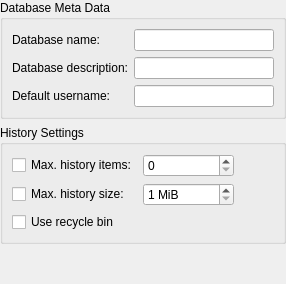
<?xml version="1.0" encoding="UTF-8"?>
<ui version="4.0">
 <class>DatabaseSettingsWidgetGeneral</class>
 <widget class="QWidget" name="DatabaseSettingsWidgetGeneral">
  <layout class="QVBoxLayout" name="verticalLayout">
   <property name="leftMargin">
    <number>0</number>
   </property>
   <property name="topMargin">
    <number>0</number>
   </property>
   <property name="rightMargin">
    <number>0</number>
   </property>
   <property name="bottomMargin">
    <number>0</number>
   </property>
   <item>
    <widget class="QGroupBox" name="groupBox">
     <property name="title">
      <string>Database Meta Data</string>
     </property>
     <layout class="QFormLayout" name="formLayout">
      <item row="0" column="0">
       <widget class="QLabel" name="dbNameLabel">
        <property name="text">
         <string>Database name:</string>
        </property>
        <property name="alignment">
         <set>Qt::AlignRight|Qt::AlignTrailing|Qt::AlignVCenter</set>
        </property>
       </widget>
      </item>
      <item row="0" column="1">
       <widget class="QLineEdit" name="dbNameEdit"/>
      </item>
      <item row="1" column="0">
       <widget class="QLabel" name="dbDescriptionLabel">
        <property name="text">
         <string>Database description:</string>
        </property>
        <property name="alignment">
         <set>Qt::AlignRight|Qt::AlignTrailing|Qt::AlignVCenter</set>
        </property>
       </widget>
      </item>
      <item row="1" column="1">
       <widget class="QLineEdit" name="dbDescriptionEdit"/>
      </item>
      <item row="2" column="0">
       <widget class="QLabel" name="defaultUsernameLabel">
        <property name="text">
         <string>Default username:</string>
        </property>
        <property name="alignment">
         <set>Qt::AlignRight|Qt::AlignTrailing|Qt::AlignVCenter</set>
        </property>
       </widget>
      </item>
      <item row="2" column="1">
       <widget class="QLineEdit" name="defaultUsernameEdit">
        <property name="enabled">
         <bool>true</bool>
        </property>
       </widget>
      </item>
     </layout>
    </widget>
   </item>
   <item>
    <widget class="QGroupBox" name="groupBox_2">
     <property name="title">
      <string>History Settings</string>
     </property>
     <layout class="QHBoxLayout" name="horizontalLayout">
      <item>
       <layout class="QGridLayout" name="gridLayout">
        <item row="0" column="0">
         <widget class="QCheckBox" name="historyMaxItemsCheckBox">
          <property name="text">
           <string>Max. history items:</string>
          </property>
         </widget>
        </item>
        <item row="1" column="0">
         <widget class="QCheckBox" name="historyMaxSizeCheckBox">
          <property name="text">
           <string>Max. history size:</string>
          </property>
         </widget>
        </item>
        <item row="1" column="1">
         <widget class="QSpinBox" name="historyMaxSizeSpinBox">
          <property name="suffix">
           <string> MiB</string>
          </property>
          <property name="minimum">
           <number>1</number>
          </property>
          <property name="maximum">
           <number>2000000000</number>
          </property>
         </widget>
        </item>
        <item row="0" column="1">
         <widget class="QSpinBox" name="historyMaxItemsSpinBox">
          <property name="maximum">
           <number>2000000000</number>
          </property>
         </widget>
        </item>
        <item row="2" column="0">
         <widget class="QCheckBox" name="recycleBinEnabledCheckBox">
          <property name="text">
           <string>Use recycle bin</string>
          </property>
         </widget>
        </item>
       </layout>
      </item>
      <item>
       <spacer name="horizontalSpacer">
        <property name="orientation">
         <enum>Qt::Horizontal</enum>
        </property>
        <property name="sizeHint" stdset="0">
         <size>
          <width>40</width>
          <height>20</height>
         </size>
        </property>
       </spacer>
      </item>
     </layout>
    </widget>
   </item>
   <item>
    <spacer name="verticalSpacer">
     <property name="orientation">
      <enum>Qt::Vertical</enum>
     </property>
     <property name="sizeHint" stdset="0">
      <size>
       <width>20</width>
       <height>40</height>
      </size>
     </property>
    </spacer>
   </item>
  </layout>
 </widget>
 <resources/>
 <connections/>
</ui>
